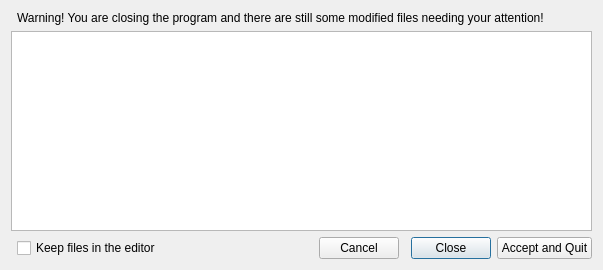
<?xml version="1.0" encoding="UTF-8"?>
<ui version="4.0">
 <class>QuitDialog</class>
 <widget class="QDialog" name="QuitDialog">
  <property name="geometry">
   <rect>
    <x>0</x>
    <y>0</y>
    <width>603</width>
    <height>270</height>
   </rect>
  </property>
  <property name="windowTitle">
   <string>Dialog</string>
  </property>
  <layout class="QGridLayout" name="gridLayout">
   <item row="2" column="2">
    <spacer name="horizontalSpacer_2">
     <property name="orientation">
      <enum>Qt::Horizontal</enum>
     </property>
     <property name="sizeHint" stdset="0">
      <size>
       <width>40</width>
       <height>20</height>
      </size>
     </property>
    </spacer>
   </item>
   <item row="2" column="5">
    <widget class="QPushButton" name="pushButton_3">
     <property name="text">
      <string>Close</string>
     </property>
    </widget>
   </item>
   <item row="2" column="3">
    <widget class="QPushButton" name="pushButton_2">
     <property name="text">
      <string>Cancel</string>
     </property>
    </widget>
   </item>
   <item row="2" column="6">
    <widget class="QPushButton" name="pushButton">
     <property name="text">
      <string>Accept and Quit</string>
     </property>
    </widget>
   </item>
   <item row="0" column="1" colspan="6">
    <widget class="QLabel" name="label">
     <property name="text">
      <string>Warning! You are closing the program and there are still some modified files needing your attention!</string>
     </property>
    </widget>
   </item>
   <item row="1" column="0" colspan="7">
    <widget class="QListView" name="listView"/>
   </item>
   <item row="2" column="1">
    <widget class="QCheckBox" name="checkBox">
     <property name="text">
      <string>Keep files in the editor</string>
     </property>
    </widget>
   </item>
  </layout>
 </widget>
 <resources/>
 <connections/>
</ui>
